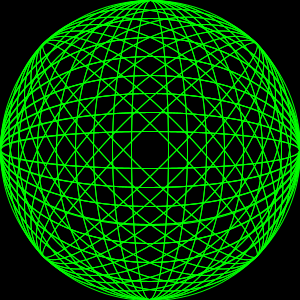
Frame 1 (no input)
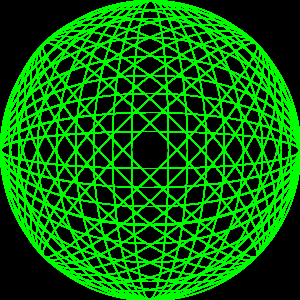
Frame 60 (the mouse pressed at the canvas centre just before this capture)
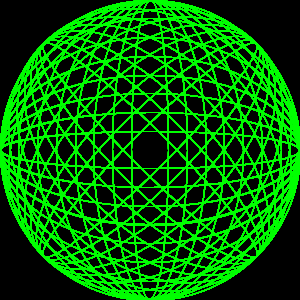
Frame 120 (the mouse held since frame 60 and released just before this capture)

The Processing sketch that drew these frames (run headless with seeded random() and noise(); from frame 60 on, the mouse is pressed at the canvas centre):

// Processing sketch: processing_65812
// ── processing_65812.pde

float r=150;

void setup() {
  size(300, 300);
  background(0);
  noFill();
  stroke(0, 255, 0);
  //smooth();
}

void draw() {
  translate(width/2,height/2);
  drawSpirograph(8);
}
void drawSpirograph(float iterations){
  int rotations=0;
  for (float n=2;n>=.25;n-=.25) {
    ellipse(0, 0, r*2, r*n);
    if (n==.25 && rotations<iterations) {
      n=2;
      rotate(TWO_PI/iterations);
      rotations+=1;
    }
  }
}
